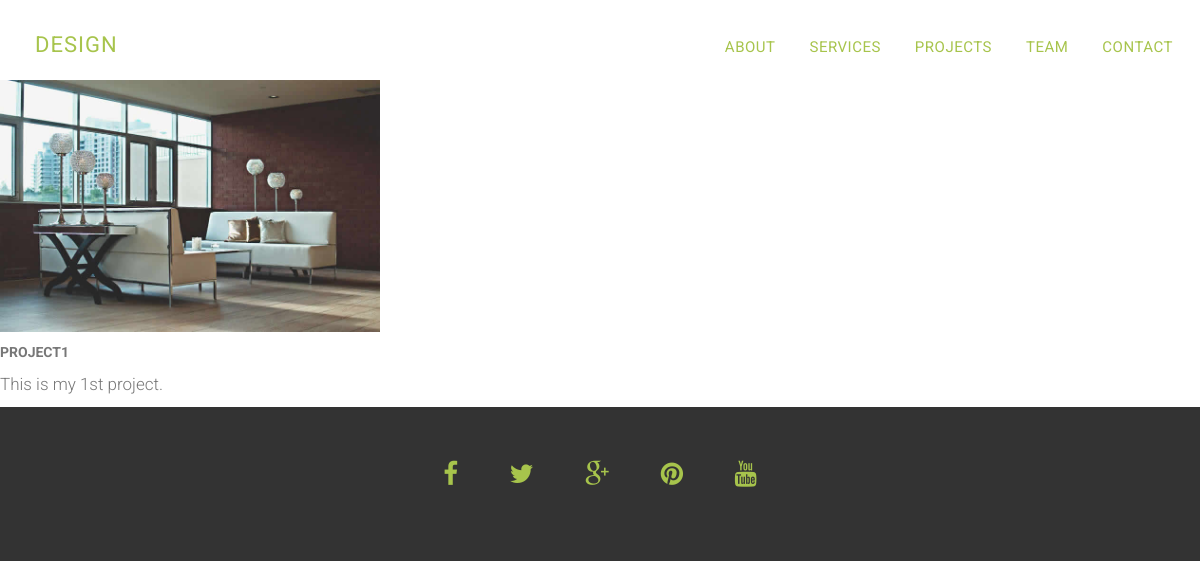
/projects/1, run on the app's committed database.
### project/models.py (models this page shows, shortened)
class Project(models.Model):
	title = models.CharField(max_length=50)
	TYPE = (
		('Office', 'Office'),
		('Residential', 'Residential'),
		('Commercial', 'Commercial')
	)
	type =models.CharField(max_length=50, null= True, choices= TYPE)
	description = models.CharField(max_length=220)
	image = models.ImageField(upload_to='images')

### project/views.py (the view)
# urls.py: path('<int:project_id>', views.project_detail, name= 'project_detail' ),
def project_detail(request, project_id):
	project = get_object_or_404(Project, id=project_id)
	context = {
		'project': project
	}
	return render(request, 'project_detail.html', context)

### templates/project_detail.html
{% extends 'base.html' %}
{% block content %} <br><br><br><br>
			<div class="card">
			  	<img class="card-img-top"  style="width: 38rem;" src="{{ project.image.url }}" alt="Card image cap">
			  	<div class="card-body">
			    	<h5 class="card-title">{{ project.title }}</h5>
			    	<p class="card-text">{{ project.description }}</p>
			  	</div>
			</div>
{% endblock %}

### static/css/style.css (style rules this page uses)
body, html { font-family: 'Roboto', sans-serif; text-rendering: optimizeLegibility !important; -webkit-font-smoothing: antialiased !important; color: #777; font-weight: 300; width: 100% !important; height: 100% !important; }
h5 { text-transform: uppercase; font-weight: 700; line-height: 20px; }
p { font-size: 17px; }

### data on the page
Project: image (picture), title "PROJECT1", description "This is my 1st project."
